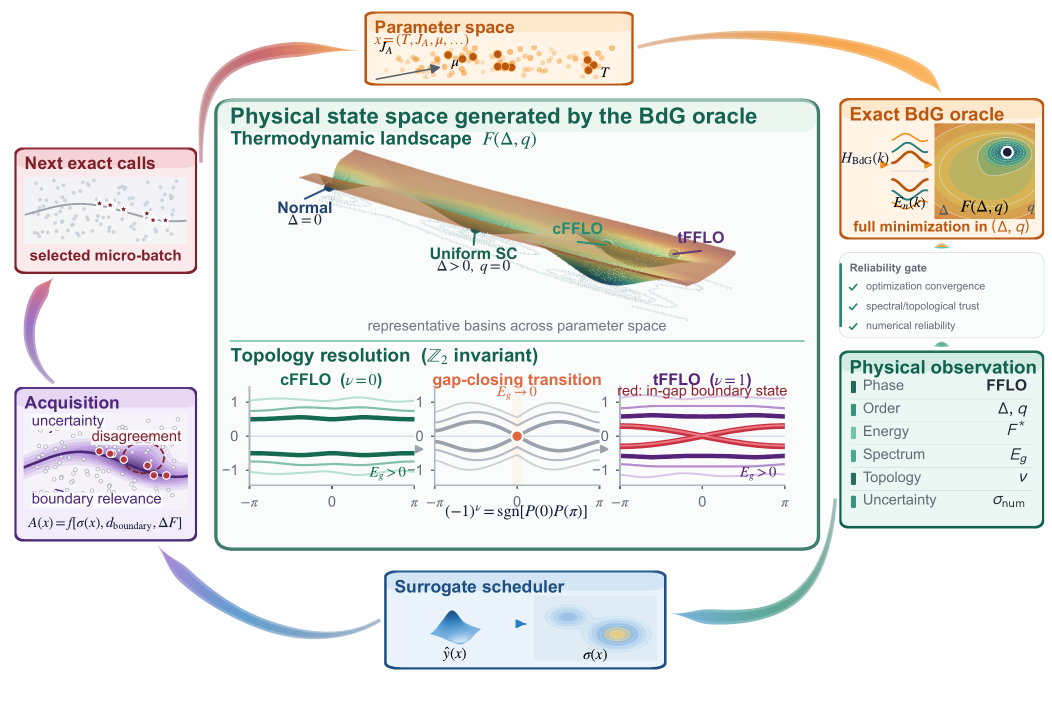
#> input picture figures/fig1_engine_v3/fig1_engine_v3.png, 2103 x 1420 px (shown at 1/2 size)
$ python build_saliency_preview.py
#> lines starting #> are read from the running program, lines starting #| are printed output that depends on the picture
#!/usr/bin/env python3
"""Create warning-only visual-mass diagnostics for Fig.1 v3."""

from __future__ import annotations

import json
from pathlib import Path

import yaml
from PIL import Image, ImageChops, ImageEnhance, ImageFilter, ImageOps


HERE = Path(__file__).resolve().parent


def main() -> int:
    image = Image.open(HERE / "fig1_engine_v3.png").convert("RGB")
#> image is the input picture: PIL image 2103x1420 RGB; mean R, G, B 235, 234.8, 232.1
    gray = ImageOps.grayscale(image)
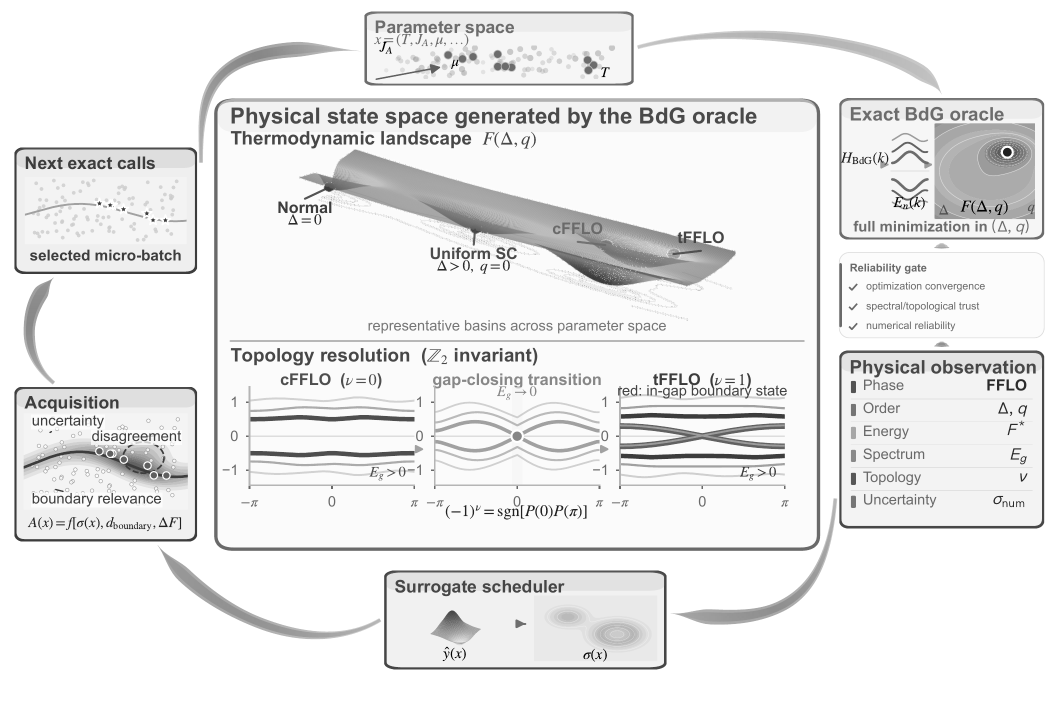
#> gray: PIL image 2103x1420 L (shown at 1/2 size); min 0, max 255, mean 234.4
    ink = ImageChops.difference(Image.new("L", gray.size, 255), gray.filter(ImageFilter.GaussianBlur(radius=3.0)))
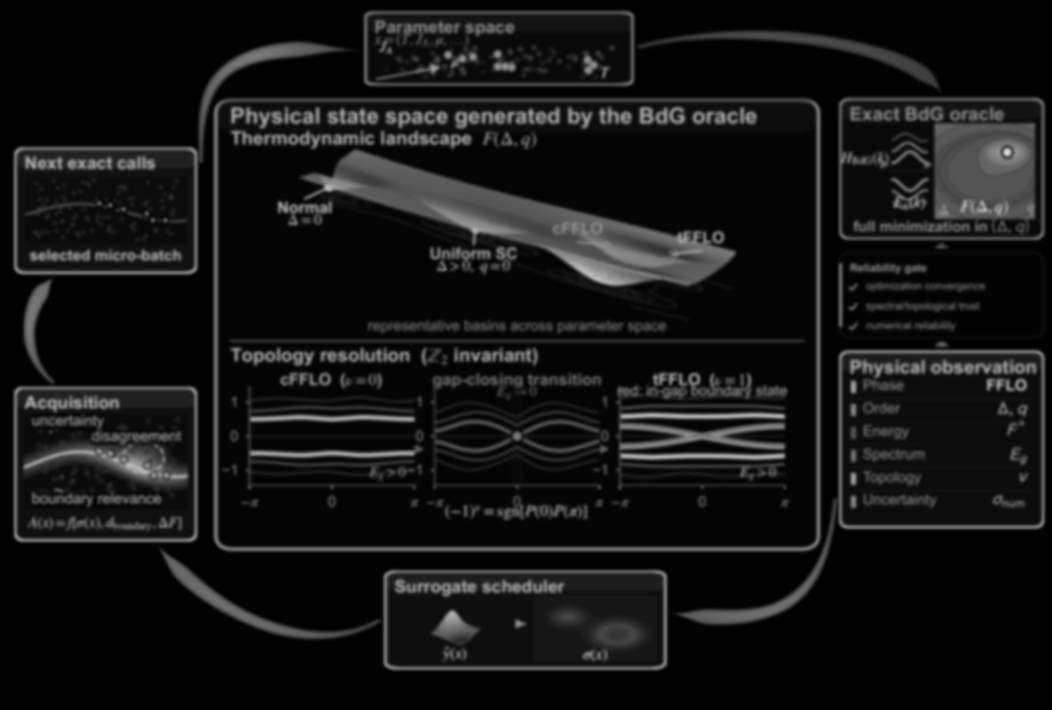
#> ink: PIL image 2103x1420 L (shown at 1/2 size); min 0, max 221, mean 20.5
    preview = ImageEnhance.Contrast(ImageOps.colorize(ink, black="#FFFFFF", white="#193B6A")).enhance(1.8)
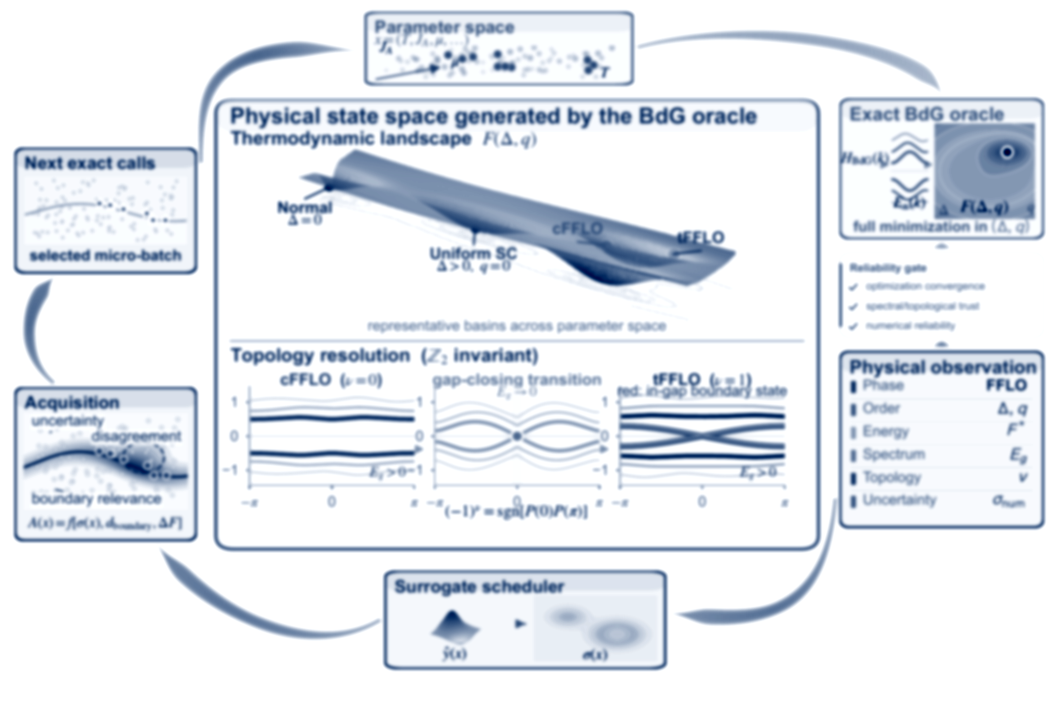
#> preview: PIL image 2103x1420 RGB (shown at 1/2 size); mean R, G, B 228.6, 233.2, 239.6
    preview.save(HERE / "saliency_preview.png")
#> (the run stopped early here; a loop or call above may not have finished)
